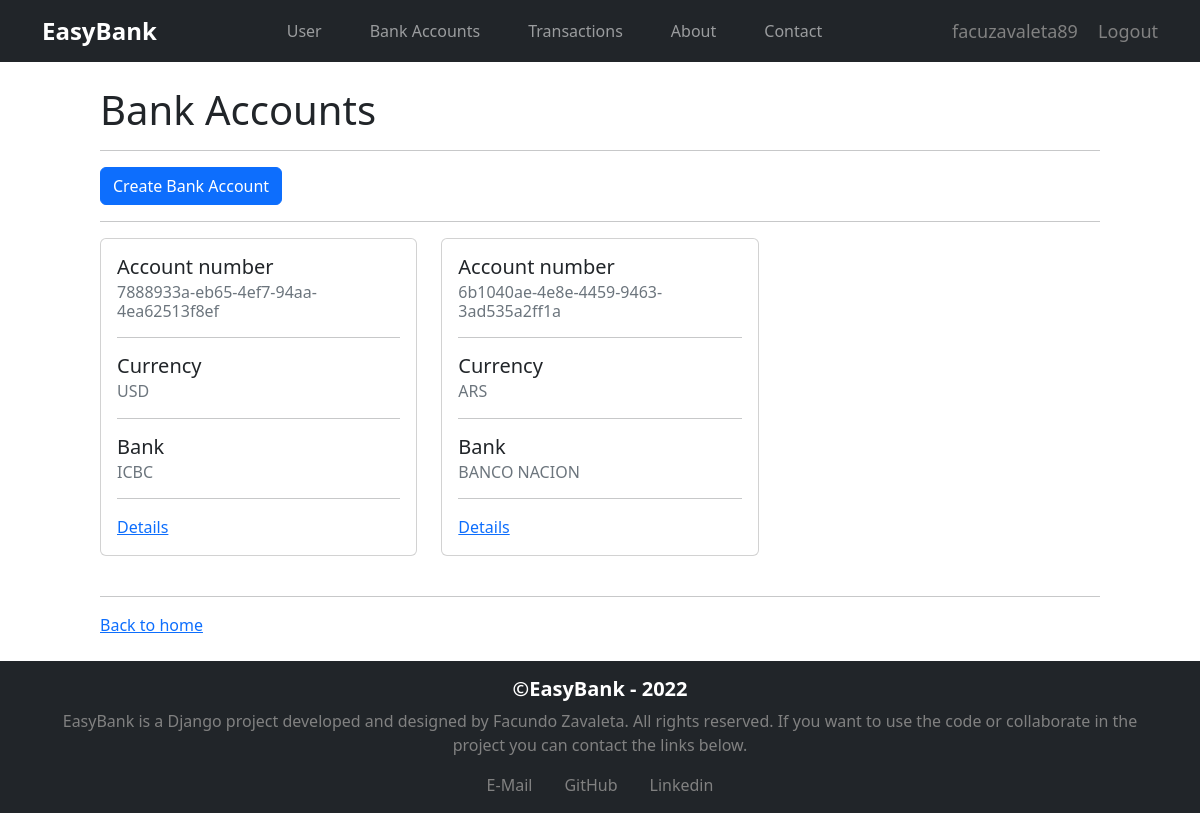
The app's page /bankaccounts/ (signed in), older data.
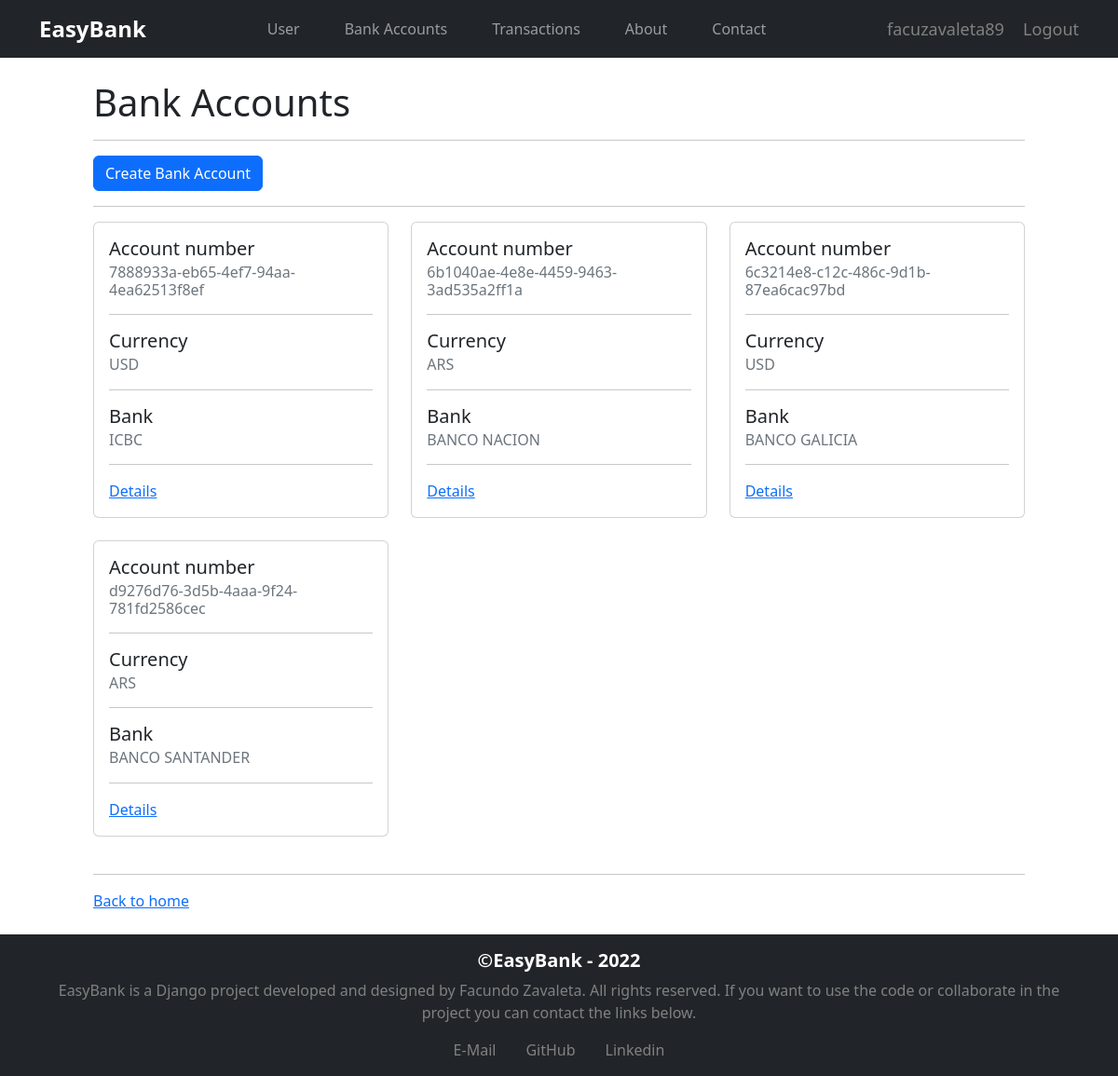
The same page, newer data.
### bankaccounts/models.py (models this page shows, shortened)
class BankAccount(models.Model):
    account_number = models.UUIDField(primary_key = True, default = uuid.uuid4, editable = False)
    balance = models.DecimalField(max_digits=12, decimal_places=2)
    currency = models.CharField(max_length=3, choices=CURRENCY_CHOICES)
    user = models.ForeignKey(User, on_delete=models.CASCADE)
    bank = models.CharField(max_length=20, choices=BANK_CHOICES)
    created_on = models.DateTimeField(default=datetime.now())

### bankaccounts/views.py (the view)
# urls.py: path("", views.bankaccounts_index, name="bankaccounts_index"),
def bankaccounts_index(request):
    bankaccounts = BankAccount.objects.filter(user__id=request.user.id)
    context = {
        'bankaccounts': bankaccounts,
    }
    return render(request, 'bankaccounts_index.html', context)

### bankaccounts/templates/bankaccounts_index.html
{% extends "base.html" %}
{% block page_content %}
{% if user.is_authenticated %}
<br>
<h1>Bank Accounts</h1>
<hr>
<a href="{% url 'bankaccounts_create' %}" class="btn btn-primary">Create Bank Account</a>
<hr>
{% for bankaccount in bankaccounts %}
{% if forloop.counter0|divisibleby:3 %}
<div class="row">
{% endif %}
<div class="col-sm-4">
    <div class="card">
        <div class="card-body">
        <h5 class="card-title">Account number</h5>
        <h6 class="card-subtitle mb-2 text-muted">{{ bankaccount.account_number }}</h6>
        <hr>
        <h5 class="card-title">Currency</h5>
        <h6 class="card-subtitle mb-2 text-muted">{{ bankaccount.currency }}</h6>
        <hr>
        <h5 class="card-title">Bank</h5>
        <h6 class="card-subtitle mb-2 text-muted">{{ bankaccount.bank }}</h6>
        <hr>
        <a href="{{ bankaccount.account_number }}" class="card-link">Details</a>
        </div>
    </div>
</div>
{% if forloop.counter|divisibleby:3 or forloop.last %}
</div>
<br>
{% endif %}
{% empty %}
<br>
No bank accounts created.
<br>
<br>
{% endfor %}
<hr>
<a href="{% url 'home' %}">Back to home</a>
<br>
<br>
{% else %}
<br>
You must <a href="{% url 'users:login' %}">Login</a> to see this page. Back to <a href="{% url 'home' %}">home</a>.
<br>
<br>
{% endif %}
{% endblock %}

Row changes from the older to the newer data that the page shows:
added BankAccount: account_number "6c3214e8-c12c-486c-9d1b-87ea6cac97bd", currency "USD", bank "BANCO GALICIA"
added BankAccount: account_number "d9276d76-3d5b-4aaa-9f24-781fd2586cec", currency "ARS", bank "BANCO SANTANDER"
